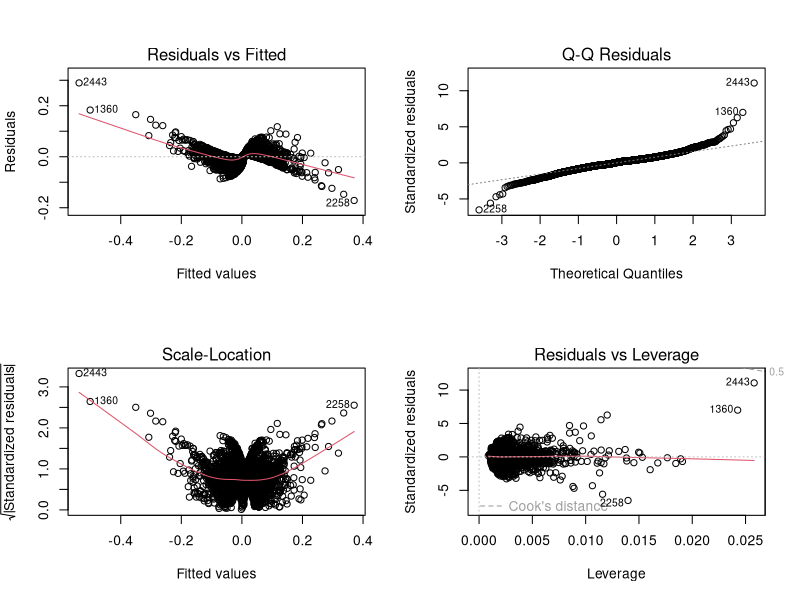
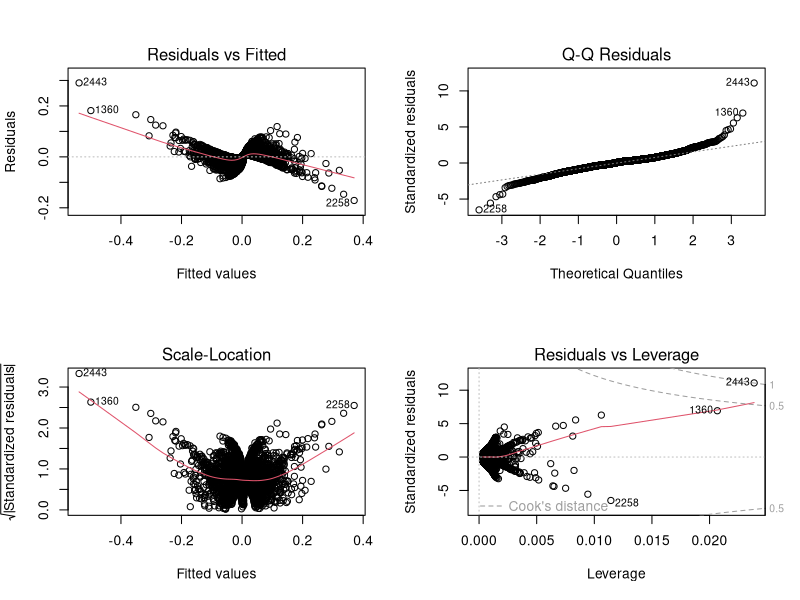
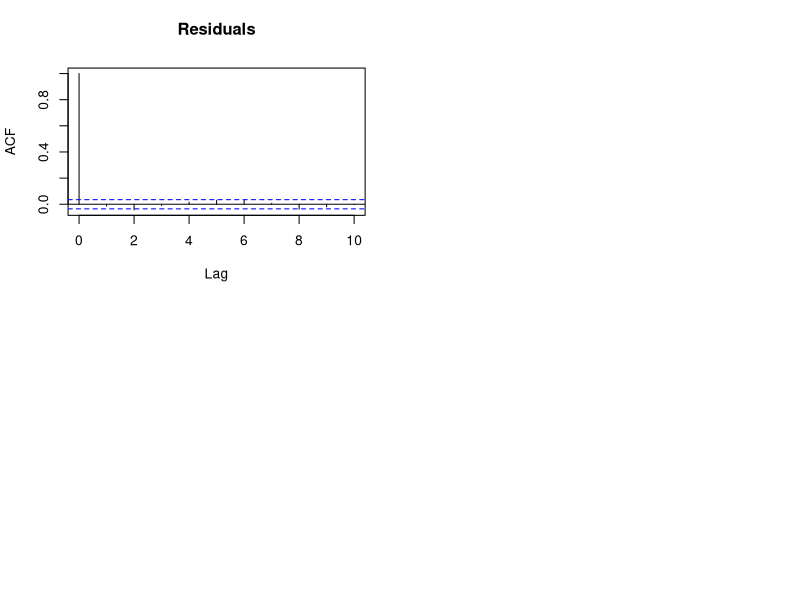
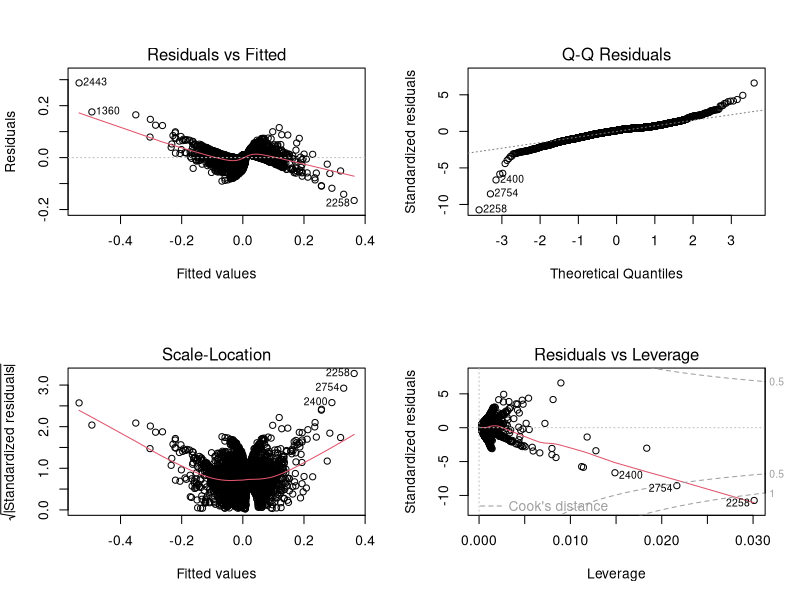

Here is the R script that generated these plots, in order:
## ---- chunk 1
knitr::opts_chunk$set(echo = TRUE)
## ---- chunk 2
market_origin <- read.csv("market_index_clean.csv")
first <- market_origin[1,]
market <- market_origin[2:3104,]
market$AAPL2 <- market_origin[,"AAPL"][1:3103]
market$Return <- (market$AAPL - market$AAPL2)/market$AAPL2
## ---- chunk 3
library(lubridate)
market$Date <- market_origin$Date[2:3104]
date <- market$Date
first <- date[1]
day <- c()
for(i in 1:length(date)) {
  diff = round(difftime(date[i], first))
  day = c(day, diff)
}
market$Date <- day
fullmodel <- lm(Return~., data = market)
summary(fullmodel)
## ---- chunk 4
# Helper function to avoid NA's when applying power 
#   to vector with negative values
exponent <- function(a, pow) (abs(a)^pow)*sign(a)
## ---- chunk 5
market.tr = market
market.tr$lReturn = exponent(market$Return,2/3)
market.tr$lAAPL = exponent(market$AAPL,1/3)
market.tr$lAAPL2 = exponent(market$AAPL2,1/3)

market.tr$Return = NULL
market.tr$AAPL = NULL
market.tr$AAPL2 = NULL

fullmodel2 = lm(lReturn~., data = market.tr)
par(mfrow=c(2,2))
plot(fullmodel2)
summary(fullmodel2)
## ---- chunk 6
drop1(fullmodel2, test="F")
drop1(update(fullmodel2, .~.-VIX), test="F")
drop1(update(fullmodel2, .~.-VIX-SPGSCITR), test="F")
drop1(update(fullmodel2, .~.-VIX-SPGSCITR-EEM), test="F")
drop1(update(fullmodel2, .~.-VIX-SPGSCITR-EEM-Date-BNDGLB-SPX), test="F")
## ---- chunk 7
nullmodel2 = lm(lReturn~1, data=market.tr)
step(nullmodel2, scope=list(upper=fullmodel2), direction="both")
## ---- chunk 8
test_model2 = lm(lReturn ~ lAAPL + lAAPL2, data=market.tr)
par(mfrow=c(2,2))
plot(test_model2)
summary(test_model2)
## ---- chunk 9
# Autocorrelation tests
library(lmtest)
acf(residuals(test_model2), main="Residuals", lag.max=10)
dwtest(test_model2, alternative=c("two.sided"), data=market.tr)
## ---- chunk 10
market.tr$wts = 1/(fitted(lm(abs(residuals(test_model2))~fitted(test_model2)))^2)
tmodel = lm(lReturn~lAAPL + lAAPL2, weights=wts, data=market.tr)
par(mfrow=c(2,2))
plot(tmodel)
summary(tmodel)
